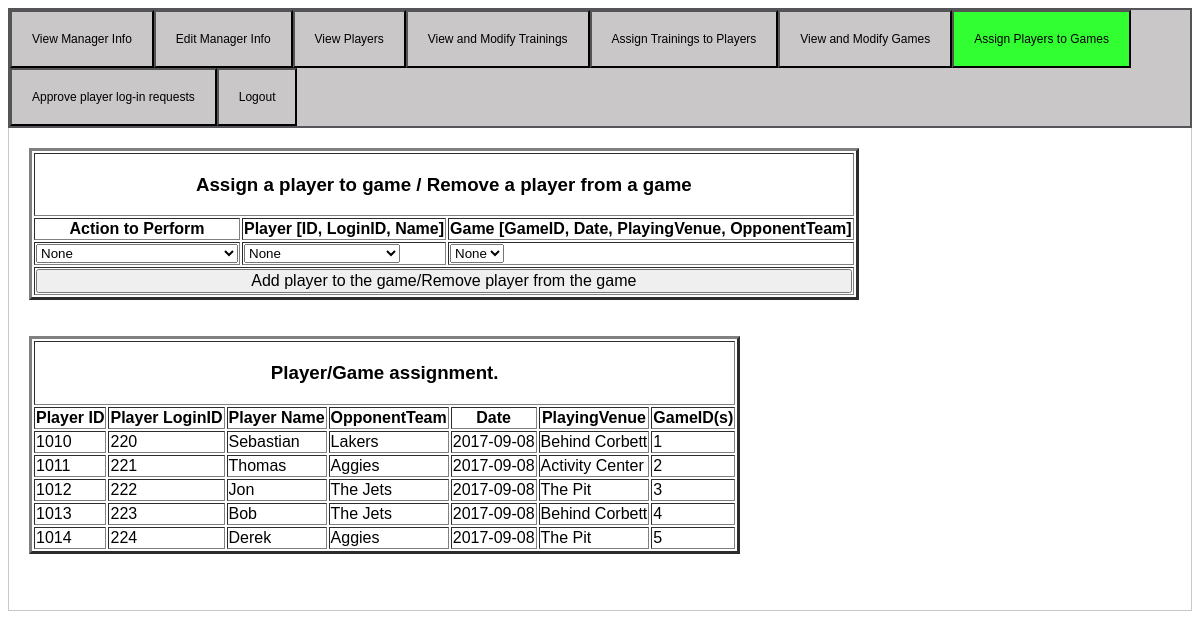
The app's page /cs482502/assign_players_to_games.php with its own data.
### tables this page shows
create table Play(
    PlayerID	int,
    GameID		int,
    primary key(PlayerID, GameID),
    foreign key(PlayerID) references Player(ID),
    foreign key(GameID) references Game(GameID)
);

create table Player(
    ID		        int,
    LoginID	        varchar(16),
    Name	        varchar(64) not null,
    Password        varchar(8),
    Birthday        date,
    Address         varchar(128),
    Email           varchar(32),
    PhoneNumber     char(10),
    PlayPos         varchar(16),
    RequestFlag     int,
    primary key(ID)
);

create table Game(
    GameID	        int,
    Date	        date not null,
    Result	        varchar(16) not null,
    PlayingVenue	varchar(256) not null,
    OpponentTeam	varchar(32) not null,
    primary key(GameID)
);

### cs482502/assign_players_to_games.php (the view, shortened to what this page needs)
<?php
    include("manager_view.php");
?>
<!doctype html>
<html>
    <head>
    </head>
    <body>
    <div class = tabcontent>
            <table border = '3'>
                <tr>
                    <th colspan='3'><h3> Assign a player to game / Remove a player from a game</h3></th>
                </tr>
                <tr>
                    <th>Action to Perform</th>
                    <th>Player [ID, LoginID, Name]</th>
                    <th>Game [GameID, Date, PlayingVenue, OpponentTeam]</th>
                </tr>
                <form method = "post">
                <tr>
                        <td>
                            <select required name = "action_select">
                                <option value = "">None</option>
                            </select>
                        </td>
                        <td>
                            <select required name = "player_select">
                                <option value = "">None</option>
                            </select>
                        </td>
                        <td>
                            <select required name = "game_select">
                                <option value = "">None</option>
                            </select>
                        </td>
                </tr>
                <tr>
                        <td colspan = '3'><input type = "submit" name = "assign_button" value = "Add player to the game/Remove player from the game" class = "op"/></td>
                </tr>
                </form>
            </table>
            <table border = '3'>
                <tr>
                    <th colspan='7'> <h3> Player/Game assignment. </h3></th>
                </tr>
                <tr>
                    <th> Player ID </th>
                    <th> Player LoginID </th>
                    <th> Player Name </th>
                    <th> OpponentTeam</th>
                    <th> Date </th>
                    <th> PlayingVenue </th>
                    <th> GameID(s) </th>
                </tr>
                <?php
                    print "<form method = \"post\">";
                    $start = 1;
                    $play_query = mysql_query("select * from Play order by PlayerID asc, GameID asc;");
                    while($row = mysql_fetch_array($play_query)){
                        if($start == 1)
                            $start = 0;
                        else if($row['PlayerID'] == $player_ID && $row['GameID'] == $game_ID){
                            $next_game = $row['GameID'];
                            print "</br>".$next_game;
                            continue;
                        } else{
                            print "</td></tr>";
                        }
                        $player_ID = $row['PlayerID'];
                        $game_ID = $row['GameID'];
                        $player_row = mysql_fetch_array(mysql_query("select * from Player where Player.ID = '$player_ID'"));
                        $game_row = mysql_fetch_array(mysql_query("select * from Game where Game.GameID = '$game_ID'"));
                        print "<tr><td>".$player_row['ID']."</td><td>".$player_row['LoginID']."</td><td>".$player_row['Name']."</td><td>".$game_row['OpponentTeam']."</td><td>".$game_row['Date']."</td><td>".$game_row['PlayingVenue']."</td><td>".$game_ID;
                    }
                ?>
                    </form>
            </table>
            <br><br>
    </div>
    </body>
</html>

### cs482502/manager_view.php (shortened to what this page needs)
<!doctype html>
<html>
    <head>
    </head>
<body>
    <form method = "post">
    <div class = "tab">
        <input type = "submit" name = "vmi" class = "vmi" value = "View Manager Info"/>
        <input type = "submit" name = "emi" class = "emi" value = "Edit Manager Info"/>
        <input type = "submit" name = "vp" class = "vp" value = "View Players"/>
        <input type = "submit" name = "vamt" class = "vamt" value = "View and Modify Trainings"/>
        <input type = "submit" name = "attp" class = "attp" value = "Assign Trainings to Players"/>
        <input type = "submit" name = "vamg" class = "vamg" value = "View and Modify Games"/>
        <input type = "submit" name = "aptg" class = "aptg" value = "Assign Players to Games"/>
        <input type = "submit" name = "ap" class = "ap" value = "Approve player log-in requests"/>
        <input type = "submit" name = "lg" class = "lg" value = "Logout"/>
    </div>
    </form>
</body>

### cs482502/manager_view.php (style rules this page uses)
body { font-family: "Helvetica", sans-serif; }
div.tab { overflow: hidden; border: 2px solid #555559; background-color: #c9c7c7; }
div.tab input { background-color: inherit; float: left; cursor: pointer; padding: 20px 20px; transition: 0.4s; font-size: 12px; }
.tabcontent { padding: 20px 20px; border: 1px solid #c9c7c7; border-top: none; }

### cs482502/assign_players_to_games.php (style rules this page uses)
div.tab input.aptg { background-color:#32ff32; }
input.op { box-sizing: border-box; width:100%; font-size:100%; }

### records on screen
play: PlayerID.ID "1010", PlayerID.LoginID "220", PlayerID.Name "Sebastian", GameID.OpponentTeam "Lakers", GameID.Date "2017-09-08", GameID.PlayingVenue "Behind Corbett", GameID "1"
play: PlayerID.ID "1011", PlayerID.LoginID "221", PlayerID.Name "Thomas", GameID.OpponentTeam "Aggies", GameID.Date "2017-09-08", GameID.PlayingVenue "Activity Center", GameID "2"
play: PlayerID.ID "1012", PlayerID.LoginID "222", PlayerID.Name "Jon", GameID.OpponentTeam "The Jets", GameID.Date "2017-09-08", GameID.PlayingVenue "The Pit", GameID "3"
play: PlayerID.ID "1013", PlayerID.LoginID "223", PlayerID.Name "Bob", GameID.OpponentTeam "The Jets", GameID.Date "2017-09-08", GameID.PlayingVenue "Behind Corbett", GameID "4"
play: PlayerID.ID "1014", PlayerID.LoginID "224", PlayerID.Name "Derek", GameID.OpponentTeam "Aggies", GameID.Date "2017-09-08", GameID.PlayingVenue "The Pit", GameID "5"
